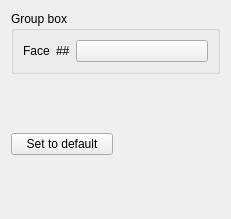
<?xml version="1.0" encoding="UTF-8"?>
<ui version="4.0">
 <class>PartGui::TaskFaceColors</class>
 <widget class="QWidget" name="PartGui::TaskFaceColors">
  <property name="geometry">
   <rect>
    <x>0</x>
    <y>0</y>
    <width>231</width>
    <height>219</height>
   </rect>
  </property>
  <property name="windowTitle">
   <string>Set color per face</string>
  </property>
  <layout class="QGridLayout" name="gridLayout_2">
   <item row="0" column="0" colspan="2">
    <widget class="QGroupBox" name="groupBox">
     <property name="title">
      <string notr="true">Group box</string>
     </property>
     <layout class="QGridLayout" name="gridLayout">
      <item row="0" column="0">
       <widget class="QLabel" name="faceLabel">
        <property name="sizePolicy">
         <sizepolicy hsizetype="Maximum" vsizetype="Preferred">
          <horstretch>0</horstretch>
          <verstretch>0</verstretch>
         </sizepolicy>
        </property>
        <property name="text">
         <string>Face</string>
        </property>
       </widget>
      </item>
      <item row="0" column="1">
       <widget class="QLabel" name="labelElement">
        <property name="sizePolicy">
         <sizepolicy hsizetype="Maximum" vsizetype="Preferred">
          <horstretch>0</horstretch>
          <verstretch>0</verstretch>
         </sizepolicy>
        </property>
        <property name="text">
         <string notr="true">##</string>
        </property>
       </widget>
      </item>
      <item row="0" column="2" colspan="2">
       <widget class="Gui::ColorButton" name="colorButton"/>
      </item>
     </layout>
    </widget>
   </item>
   <item row="1" column="0">
    <widget class="QPushButton" name="defaultButton">
     <property name="text">
      <string>Set to default</string>
     </property>
    </widget>
   </item>
   <item row="1" column="1">
    <spacer name="verticalSpacer">
     <property name="orientation">
      <enum>Qt::Vertical</enum>
     </property>
     <property name="sizeHint" stdset="0">
      <size>
       <width>20</width>
       <height>135</height>
      </size>
     </property>
    </spacer>
   </item>
  </layout>
 </widget>
 <customwidgets>
  <customwidget>
   <class>Gui::ColorButton</class>
   <extends>QPushButton</extends>
   <header>Gui/Widgets.h</header>
  </customwidget>
 </customwidgets>
 <resources/>
 <connections/>
</ui>
